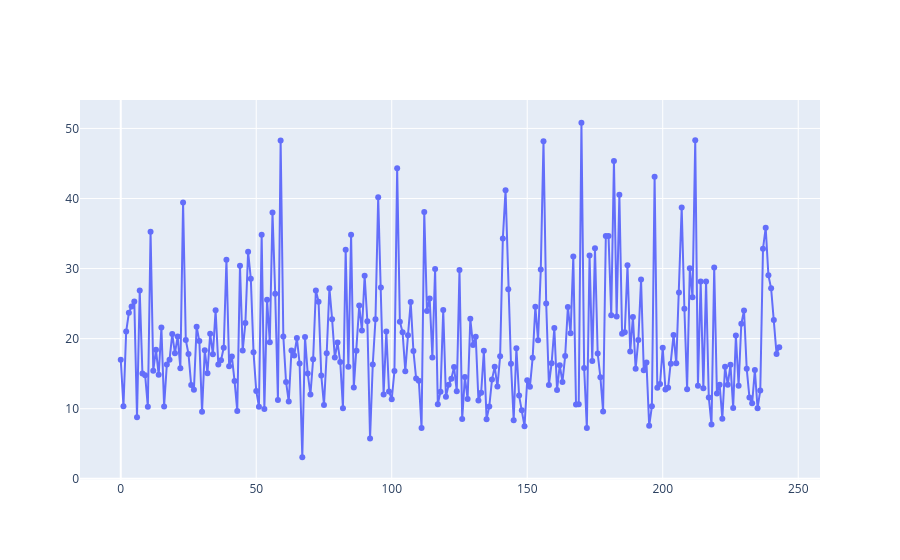

Write notebook code for a chart like this one.
### Code cell
import plotly.graph_objects as go

fig = go.Figure()

fig.add_trace(
    go.Scatter(
        y=tips['total_bill'],
        mode='lines+markers'
    )
)

fig.show()

### Figure 1 — Plotly figure (JSON) as saved in the notebook; plotly's stock layout.template omitted (floating-point values rounded to 4 significant figures; data arrays with more than 128 entries replaced by an {"elided": "..."} marker saying what was removed)
{"data": [{"mode": "lines+markers", "type": "scatter", "y": {"elided": "244 float values"}}], "layout": {}}
